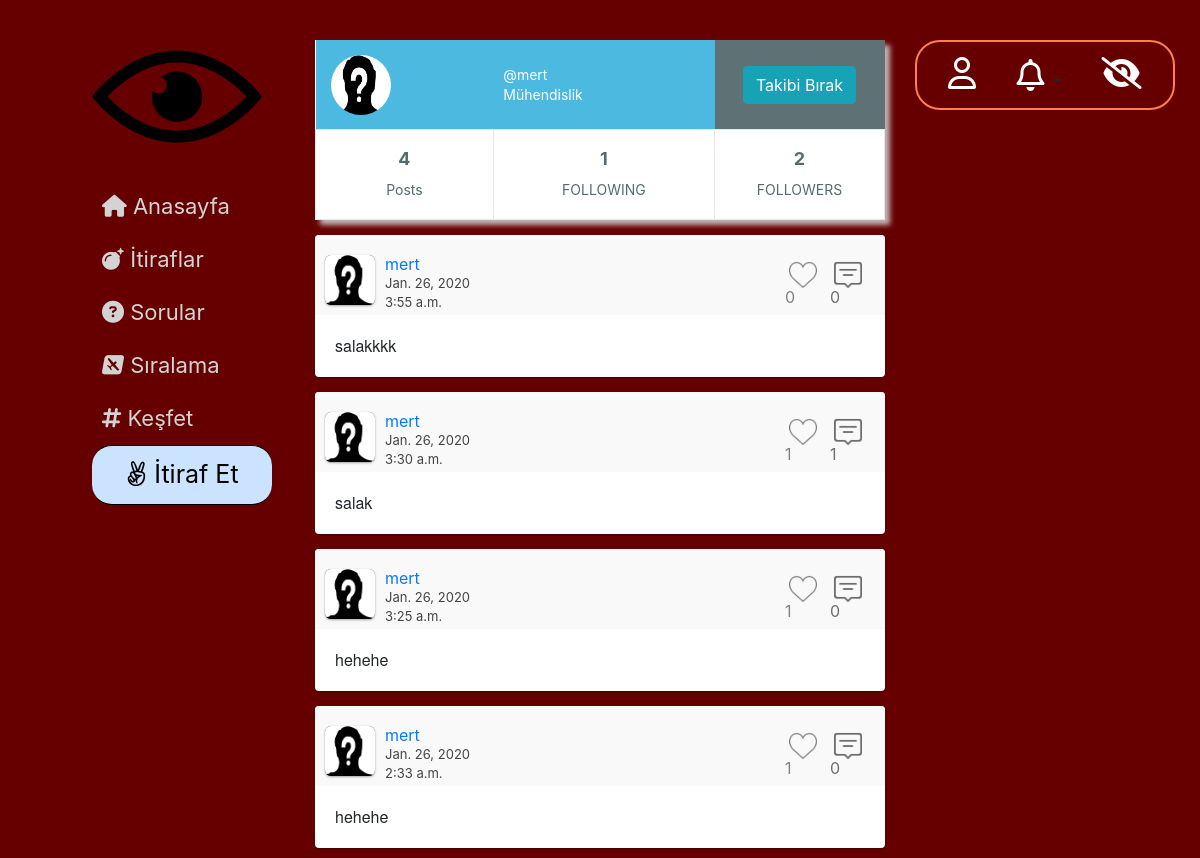
The app's page /profil/12/ (signed in) with its own data.
### website/models.py (models this page shows, shortened)
class UserProfile(models.Model):
    GENDER = (
        ('E', 'Erkek'),
        ('K', 'Kadın'),
    )
    FACULTY = (
        ('Mühendislik', 'Mühendislik'),
        ('Mimarlık', 'Mimarlık'),
        ('Fen-Edebiyat', 'Fen-Edebiyat'),
        ('İktisadi-İdari', 'İktisadi-İdari'),
        ('Güzel Sanatlar', 'Güzel Sanatlar')
    )
    gender = models.CharField(max_length=1, choices=GENDER)
    faculty = models.CharField(max_length=20, choices=FACULTY)
    birthdate = models.DateField()
    createdat = models.DateField()
    following = models.ManyToManyField('self', symmetrical=False, through='Follower_List')
    postCount = models.IntegerField(blank=True, null=True)
    point = models.IntegerField(default=0)
    user = models.ForeignKey(User, on_delete=models.CASCADE)
    def get_profile_url(self):
        return f"/profil/{self.pk}/"
    def get_follow_api_url(self):
        return f"/takip/api/{self.pk}/"

class Post(models.Model):
    Post_Type = (
        ('Post', 'Post'),
        ('Soru', 'Soru'),
        ('Yorum', 'Yorum')
    )
    Category = (
        ('Aşk', 'Aşk'),
        ('Dost Kazığı', 'Dost Kazığı'),
        ('Avcılar', 'Avcılar'),
        ('Civcivler', 'Civcivler'),
        ('Profesyonellik içerenler', 'Profesyonellik içerenler'),
        ('Diğer', 'Diğer')
    )
    publish_by = models.ForeignKey(UserProfile, on_delete=models.CASCADE)
    post_type = models.CharField(max_length=20, choices=Post_Type)
    category = models.CharField(max_length=50, choices=Category)
    publish_date = models.DateField()
    publish_time = models.TimeField(auto_now_add=True)
    content = models.TextField(max_length=2000)
    likes = models.ManyToManyField(User, blank=True, related_name='post_likes')
    replycount = models.IntegerField(default=0)
    def get_reply_url(self):
        return f"/cevapla/{self.pk}/"
    def get_like_api_url(self):
        return f"/begen/api/{self.pk}/"

### website/views.py (the view)
# urls.py: path('profil/<int:user_id>/', views.profile_view, name='profile'),
def profile_view(request, user_id):
    user = get_object_or_404(UserProfile, pk=user_id)
    own_user = get_object_or_404(UserProfile, user=request.user)
    followers_count = Follower_List.objects.all().filter(followingto=user).count()
    post_list = Post.objects.all().filter(publish_by=user).order_by('-pk')
    post_count = post_list.count()
    post_list = create_paginator(request, post_list)
    context = {'user_profile': user,
               'own_user': own_user,
               'post_list': post_list,
               'post_count': post_count,
               'followers_count': followers_count}
    return render(request, "kullanıcı profil sayfası.html", context)

### website/views.py (called while the page is built)
def getNotifications(request):
    if request.user.is_anonymous:
        return {}
    n = Notification.objects.all().filter(recipient=request.user)
    for notif in n:
        print(notif)
    return {
        'notification_list': n,
        'count': n.count(),
    }

def create_paginator(request, list):
    page = request.GET.get('page', 1)
    paginator = Paginator(list, 20)
    try:
        posts = paginator.page(page)
    except PageNotAnInteger:
        posts = paginator.page(1)
    except EmptyPage:
        posts = paginator.page(paginator.num_pages)
    return posts

### templates/kullanıcı profil sayfası.html (shortened to what this page needs)
{% extends 'base.html' %}
{% block head %}
    {% load static %}
    <link rel="stylesheet" type="text/css" href="{% static 'css/profile3.css' %}">
{% endblock %}
{% block content %}
<div id="profile">
       <table class="profile-container">
  <tbody>
    <tr>
      <td class="user">
          {% ifequal user_profile.gender 'E' %}
              <img src="{% static 'media/erkek.png' %}" alt="profil resmi">
          {% endifequal %}
       <td colspan="4" class="user"><div>@{{ user_profile.user.username }}<br/>{{user_profile.faculty}}</div></td>
{% ifequal user_profile own_user %}
      {% else %}
<td class="msg">
        <div class="msgArea">
          {% if user_profile in own_user.following.all %}
                    <a  id="follow-btn" data-href="{{ user_profile.get_follow_api_url }}"  data-likes={{ user_profile.followers.count }}><button type="button" class="btn btn-info" >Takibi Bırak</button></a>
                    {% else %}
                   <a id="follow-btn" data-href="{{ user_profile.get_follow_api_url }}"  data-likes={{ user_profile.followers.count }}><button type="button" class="btn btn-info" >Takip Et</button></a>
                {% endif %}
        </div>
      </td>
      {% endifequal %}
      </td>
    </tr>
    <tr>
      <td colspan="2" class="social"><b>{{ post_count}}</b><br/>Posts</td>
      <td colspan="2"  class="social"><b>{{user_profile.following.count}}</b><br/>FOLLOWING</td>
      <td colspan="2"  class="social"><b>{{ followers_count }}</b>
             <br/>FOLLOWERS</td>
    </tr>
  </tbody>
</table>
 </div>
<div id="post-content">
        {% for post in post_list  %}
        {% include "classic-post.html" with post=post%}
           {% endfor %}
    </div>
{% endblock %}

### templates/classic-post.html (shortened to what this page needs)
{% load static %}
 <div class="post">
                    <div class="user">
                        <div class="user-img"> {% ifequal post.publish_by.gender 'E' %}
              <img src="{% static 'media/erkek.png' %}" alt="profil resmi">
          {% endifequal %}
          </div>
                        <div class="user-info">
                            <a href="{{ post.publish_by.get_profile_url }}"><div class="user-name">{{ post.publish_by.user.username }}</div></a>
                             <span class="post-date">{{post.publish_date}}</span><br>
                            <span class="post-date"> {{ post.publish_time }}</span>
                        </div>
                        <div class="actions">
                            {% if request.user in post.likes.all %}
                               <span> <a  data-href="{{ post.get_like_api_url }}"  data-likes={{ post.likes.count }} class="like_button">  <span class="like-red like-ch" > <div class="like-count">{{ post.likes.count }}</div></span> </a></span>
                            {% else %}
                              <span><a  data-href="{{ post.get_like_api_url }}"  data-likes={{ post.likes.count }} class="like_button"> <span class="no-like like-ch" id="like"><div class="like-count">{{ post.likes.count }}</div></span></a></span>
                            {% endif %}
                           <span id="comment-span"> <a href="{{ post.get_reply_url }}"><span class="comment" ><div id="comment-count"> {{ post.replycount }}</div> </span></a></span>
                        </div>
                    </div>
                    <div class="content">
                       {{ post.content }}
                    </div>
                </div>

### website/static/css/profile3.css (style rules this page uses)
#profile { padding-top: 40px; }
.profile-container { width: 100%; height:180px; background-color:#fff; color:#fff; -moz-box-shadow: 5px 5px 5px rgba(218,224,228,0.8); -webkit-box-shadow: 5px 5px 5px rgba(218,224,228,0.8); box-shadow: 5px 5px 5px rgba(218,224,228,0.8); }
.profile-container td { height:75px; padding:5px; }
.profile-container .user { background-color:#4CB9E0; }
.profile-container .user div { font-size:14px; line-height:20px; padding:5px; }
.profile-container .user img { width:60px; height:60px; border-radius:50%; margin-left:10px; }
.profile-container .msg { background-color:#5E7275; text-align:center; width: 170px; }
.profile-container .social { color:#556B6E; text-align:center; line-height:30px; font-size:14px; border:1px solid #E3E9EA; }
.profile-container .social b { font-size:18px; }

### website/static/css/main.css (style rules this page uses)
.post { margin: 15px auto 10px; width: 100%; background: #fff; border-radius: 4px; box-shadow: 0 1px 3px rgba(0, 0, 0, 0.12), 0 1px 2px rgba(0, 0, 0, 0.24); transition: all 0.2s ease-in-out; overflow: hidden; }
.post .user { padding: 10px; position: relative; background: #f9f9f9; overflow: hidden; }
.post .user .user-img { margin-top: 10px; margin-right: 10px; width: 50px; height: 50px; float: left; border-radius: 6px; background: #444; box-shadow: 0 1px 3px rgba(0, 0, 0, 0.12), 0 1px 2px rgba(0, 0, 0, 0.24); overflow: hidden; }
.post .user .user-img img { position: relative; width: 100%; height: 100%; }
.post .user .user-info { padding-top: 10px; margin-right: 10px; width: calc(100% - 190px); height: 45px; line-height: 18px; float: left; color: #98d; }
.post .user .user-info .post-date { font-size: 13px; color: #444; }
.post .user .actions { float: right; margin-right: 10px }
.post .user .actions span { margin-right: 10px; width: 35px; height: 60px; float: left; display: block; cursor: pointer; overflow: hidden; background-size: 80%; background-position: 50% 50%; background-repeat: no-repeat; opacity: 0.75; transition: 0.25s opacity ease-in-out; }
#comment-count { text-decoration: none; color: black !important; }
.post .user .actions span:last-child { margin-right: 0; }
.no-like { background-image: url('/static/media/no_like.png'); }
.post .content { padding: 20px; font-size: 16px; line-height: 22px; font-family: 'Helvetica Neue'; overflow: hidden; }
.like-count { position: relative; padding-top: 40px; }
.comment { position: relative; padding-top: 40px; }

### records on screen
UserProfile: user.username "mert", faculty "Mühendislik", following.count "1"
Post: publish_by.user.username "mert", publish_date "Jan. 26, 2020", publish_time "3:55 a.m.", likes.count "0", replycount "0", content "salakkkk"
Post: publish_by.user.username "mert", publish_date "Jan. 26, 2020", publish_time "3:30 a.m.", likes.count "1", replycount "1", content "salak"
Post: publish_by.user.username "mert", publish_date "Jan. 26, 2020", publish_time "3:25 a.m.", likes.count "1", replycount "0", content "hehehe"
Post: publish_by.user.username "mert", publish_date "Jan. 26, 2020", publish_time "2:33 a.m.", likes.count "1", replycount "0", content "hehehe"

### other values on screen
{{ post_count }} "4"
{{ followers_count }} "2"
